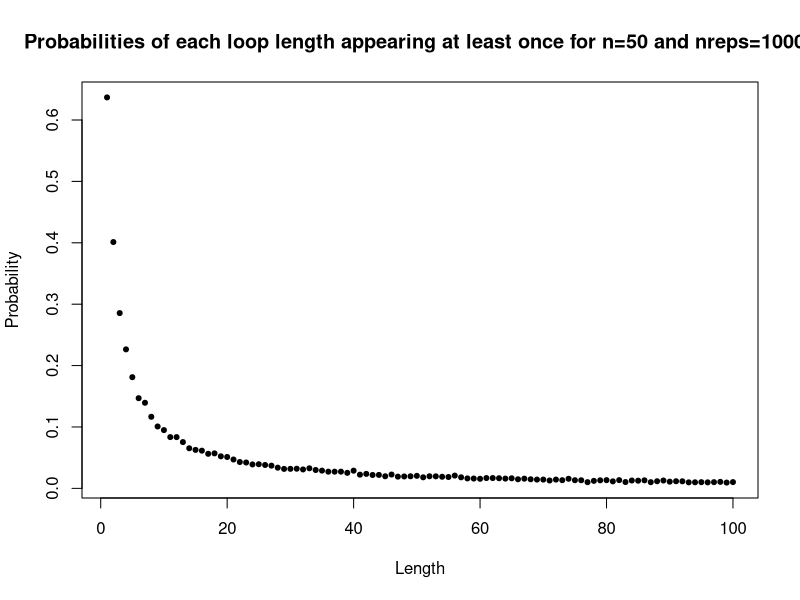

This chart was generated by the following R code:
# ------- Group member names----------------------------------------------------
# Julia Kaczmarczyk - s1977294 (Julia K)
# Akira Ishiyama - s2445245
# Julia Jose - s2421229 (Julia J)

# ------- Github repo ----------------------------------------------------------
# https://github.com/JuliaJ99/StatisticalProgramming

# -------- Individual Contributions --------------------------------------------
# Pone (Julia J, Julia K, Akira)
# Pall (Julia J, Julia K, Akira)
# dloop (Julia J, Akira)
# Task 6 - probability (Julia J)
# Task 6 - plot (Julia K)

# Rough proportions: Julia K - 1/3, Akira - 1/3, Julia J - 1/3

# ------- Outline of project----------------------------------------------------

#    We simulated the prisoner-box problem to estimate probabilities for 3 strategies.
# Prisoners open a sequence of boxes of length 2*n to find their number inside. Under
# strategy 1 they start the sequence by opening a box with their number,
# under strategy 2 they start with a random box, in both cases they continue 
# the search by opening boxes according to cards they found in the previous one.
# Under strategy 3 they pick all boxes in random order.
#
#    We constructed a function Pone to estimate the probability of one prisoner
# finding a card with their pre-assigned number inside shuffled boxes.
# We then built a function Pall which estimates the probability of all prisoners finding
# the cards with their pre-assigned number in shuffled boxes.
#
#    We also constructed a function dloop that estimates probabilities of each loop length
# ranging from 1 to 2*n occurring at least once in a given number of simulations.
# A plot is provided to visualize the probabilities. We find the probability that 
# there is no loop longer than 50 using the previously written dloop function for n=50.

# ------- Code -----------------------------------------------------------------

Pone <- function(n,k,strategy=1,nreps=10000){
  
  # The function estimates the probability of a single prisoner succeeding in 
  # finding their card by opening a sequence of numbered boxes.
  # The function takes arguments n (number of picks a prisoner have), 
  # k (the prisoner’s number), strategy (1, 2 or 3) and nreps. nreps represents 
  # the number of simulations run in order to estimate the probabilities. 
  
  success <- 0
  prisoners <- 2*n
  person <- k
  if (strategy == 3){                   # Check if strategy 3
    for (a in 1:nreps){
      picks <- sample(prisoners,n)      # Sample all picks randomly
      if (person %in% picks){           # We count the success if prisoner number appears
        success = success +1
      }
    }
  } else {for (a in 1:nreps){
    boxes <- sample(prisoners)          # We simulate numbers inside boxes 
    if (strategy == 2){             
      k <- sample(prisoners,1)          # If strategy 2 chosen, assign first box at random
    }
    card <- boxes[k]                    # First card
    for (i in 1:n-1){
      if (person == card){
        success <- success + 1          # We count the success if prisoner number appears
        break                           # We break the loop if successful
      }
      card <- boxes[card]               # Next cards
    }
  }
  }
  success/nreps                         # Probability estimate
}


Pall <- function(n,strategy=1,nreps=10000){
  
  # The function estimates the probability of all prisoners succeeding in 
  # finding their cards by opening a sequence of numbered boxes.
  # The function takes arguments n (number of picks each prisoner have), 
  # strategy (1, 2 or 3) and nreps. nreps represents 
  # the number of simulations run in order to estimate the probabilities. 
  
  success <- 0
  prisoners <- 2*n
  if (strategy == 3){                  # Check if strategy 3
    for (a in 1:nreps){
      p_success <- 0                   # Store success for each simulation
      for (j in 1:prisoners){
        picks <- sample(prisoners,n)   # Sample all picks randomly
        if (!(j %in% picks)){          # Break the loop if a prisoner is unsuccessful
          break
        }
        else{
          p_success <- p_success + 1   # Count individual successes
        }
      }
      if (p_success == prisoners){     # Count simulations with all prisoners successfull
        success <- success + 1
      }
    }
  }
  else {
    for (a in 1:nreps){
      boxes <- sample(prisoners)       # We simulate numbers inside boxes
      p_success <- 0                   # Store success for each simulation
      for (j in 1:prisoners){
        first <- j                     # Assign prisoner number to first box, strategy 1 default
        if (strategy == 2){           
          first <- sample(prisoners,1) # If strategy 2 chosen, reassign a random number to first box
        }
        card <- boxes[first]           # Find first card
        for (i in 1:n-1){
          if (j == card){          
            p_success <- p_success + 1 # If prisoner number found, record individual success
            break
          }
          card <- boxes[card]          # Find the sequence of cards
        }
        if(p_success == prisoners){    # Count simulations with all prisoners successful
          success <- success + 1
        }
      }
    }
    
  }
  success/nreps                        # Probability estimate
}

# Strategy 1, n=5 and n=50
Pone(5, k=1)
Pone(50, k=1)
Pall(5)
Pall(50)

# Strategy 2:
Pone(5, k=1, strategy=2)
Pone(50,k=1,strategy=2)
Pall(5, strategy=2)
Pall(50, strategy=2)

# Strategy 3
Pone(5, k=1, strategy=3)
Pone(50, k=1, strategy=3)
Pall(5, strategy=3)
Pall(50, strategy=3)

# Observations:
 #   What surprises us of the estimated probabilities is that the probability
 # of all prisoners (Pall) successfully finding their cards asymptotically 
 # converges to 0.31 as n goes to infinity for strategy 1, while for strategies 2 
 # and 3 the probabilities converges to 0 as n grows larger.
 #   
 #   The results we observed for Pall is a stark contrast compared to the 
 # probabilities we observed for Pone. For strategies 1 and 3 in Pone, the 
 # estimated probabilities converge to 0.5, and 0.375 for strategy 2. Hence, we
 # expected Pall to follow the same pattern but it does not.
 #   
 #   While all three strategies were somewhat successful for Pone, only strategy
 # 1 proved to be useful for Pall.


dloop <- function(n,nreps){
  
  # The function estimates the probability of the each loop length between 1 and 2*n
  # occuring at least once in nreps simulations. It returns a vector of probabilities.
  
  prisoners <- 2*n
  all_lengths_prob <- rep(0,prisoners) # We initialize the counts of each loop length appearing
  for (a in 1:nreps){
    boxes <- sample(prisoners)         # We simulate numbers inside boxes
    all_lengths <- rep(0,prisoners)    # We record which loop length has occurred
    for (p in 1:prisoners){
      person <- p 
      length <- 1                      # We record the loop length
      card <- boxes[p]
      for (k in 1:prisoners){
        if (card == person){
          all_lengths[length] <- 1
          length <- 0
          break
        }
        card <- boxes[card]           # We find the sequence of cards
        length <- length + 1          # We increase the loop length
      }
    } 
    all_lengths_prob <- all_lengths_prob + all_lengths # We sum the loop lengths that appeared across the simulations
  }
  all_lengths_prob/nreps              # Probability estimate
}


estimates <- dloop(50,10000)           # We find the probabilities for n=50
p_no_over_fifty <- 1-sum(estimates[51:100]) # We find the probability of no loop longer than 50
p_no_over_fifty                        # We expect this estimated probability to be close to
                                       # the estimate we obtained for Pall where n is 50 and 
                                       # strategy is 1.
plot(1:100, estimates, main = "Probabilities of each loop length appearing at least once for n=50 and nreps=10000",
     pch = 20,xlab="Length", ylab="Probability")
                                       # We plot the probabilities for each loop length
